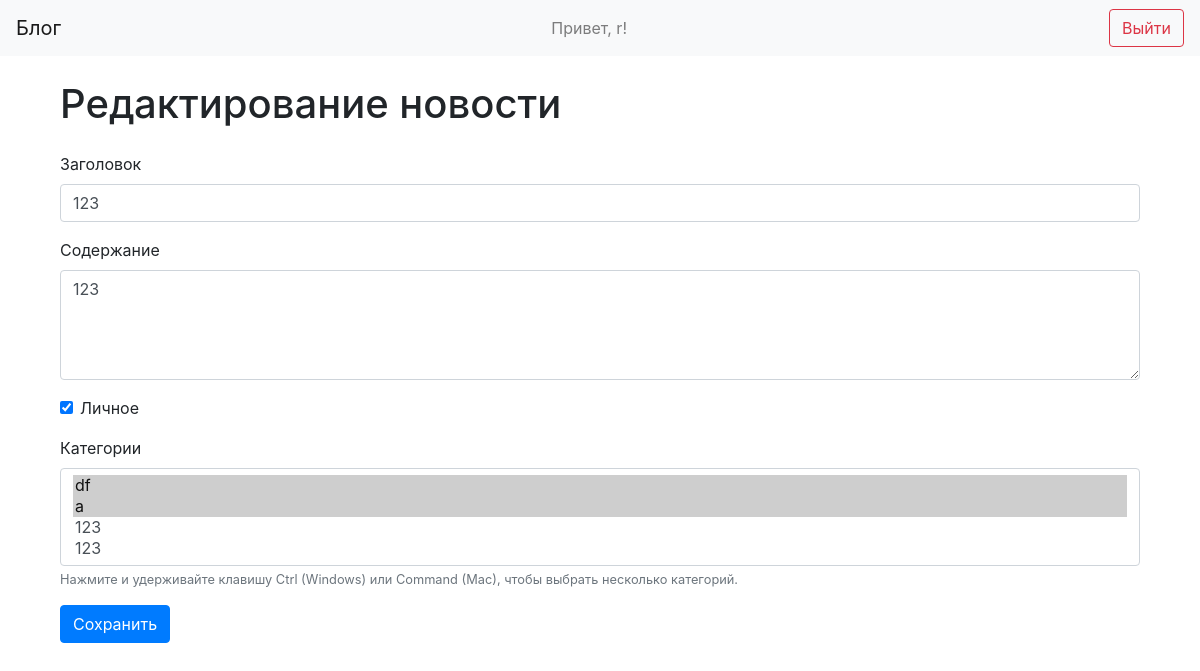
The page /news/7 (signed in) on the database as committed earlier.
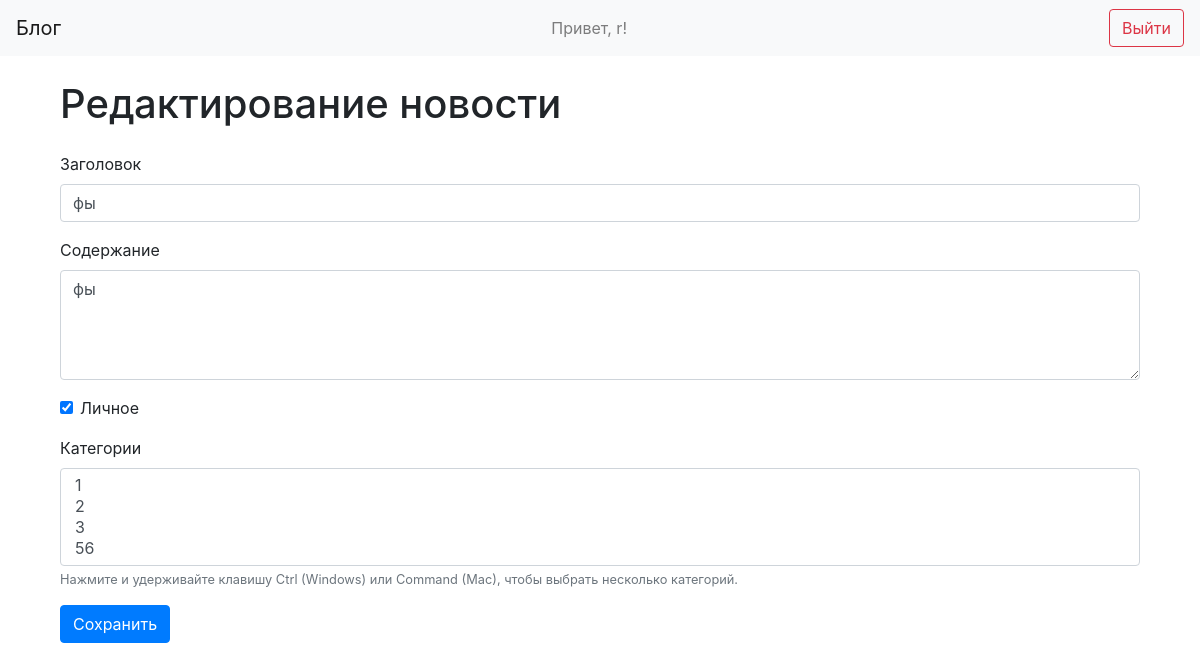
The same page on the database as committed later.
### data/news.py (models this page shows)
class News(SqlAlchemyBase):
    __tablename__ = 'news'
    id = sqlalchemy.Column(sqlalchemy.Integer, primary_key=True, autoincrement=True)
    title = sqlalchemy.Column(sqlalchemy.String, nullable=True)
    content = sqlalchemy.Column(sqlalchemy.String, nullable=True)
    created_date = sqlalchemy.Column(sqlalchemy.DateTime, default=datetime.datetime.now)
    is_private = sqlalchemy.Column(sqlalchemy.Boolean, default=True)
    user_id = sqlalchemy.Column(sqlalchemy.Integer, sqlalchemy.ForeignKey("users.id"))
    user = orm.relationship('User')
    categories = orm.relationship("Category", secondary="association", backref="news")

### main.py (the view, shortened to what this page needs)
@app.route('/news/<int:id>', methods=['GET', 'POST'])
@login_required
def edit_news(id):
    form = NewsForm()
    if request.method == "GET":
        db_sess = db_session.create_session()
        news = db_sess.query(News).filter(News.id == id, News.user_id == current_user.id).first()
        if news:
            form.title.data = news.title
            form.content.data = news.content
            form.is_private.data = news.is_private
            form.categories.data = [category.id for category in news.categories]
        else:
            abort(404)
    return render_template('news.html', title='Редактирование новости', form=form)

### forms/addNew.py
class NewsForm(FlaskForm):
    title = StringField('Заголовок', validators=[DataRequired()])
    content = TextAreaField('Содержание', validators=[DataRequired()])
    is_private = BooleanField('Личное')
    categories = SelectMultipleField('Категории', coerce=int, validators=[DataRequired()])
    submit = SubmitField('Применить')
    def __init__(self, *args, **kwargs):
        super().__init__(*args, **kwargs)
        db_sess = db_session.create_session()
        self.categories.choices = [(c.id, c.name) for c in db_sess.query(Category).all()]

### data/db_session.py (called while the page is built)
def create_session() -> Session: # нужна для получения сессии подключения к нашей базе данных
    global __factory
    return __factory()

### main.py (called while the page is built)
@login_manager.user_loader
def load_user(user_id):
    db_sess = db_session.create_session()
    return db_sess.query(User).get(user_id)

### templates/news.html (shortened to what this page needs)
{% extends "base.html" %}
{% block content %}
<div class="container">
    <h1 class="mb-4">{{ title }}</h1>
    <form method="post">
        <div class="form-group">
            {{ form.title.label(class="form-label") }}
            {{ form.title(class="form-control") }}
        </div>
        <div class="form-group">
            {{ form.content.label(class="form-label") }}
            {{ form.content(class="form-control", rows=4) }}
        </div>
        <div class="form-group form-check">
            {{ form.is_private(class="form-check-input") }}
            {{ form.is_private.label(class="form-check-label") }}
        </div>
        <div class="form-group">
            {{ form.categories.label(class="form-label") }}
            {{ form.categories(class="form-control", multiple=True) }}
            <small class="form-text text-muted">Нажмите и удерживайте клавишу Ctrl (Windows) или Command (Mac), чтобы выбрать несколько категорий.</small>
        </div>
        <button type="submit" class="btn btn-primary">Сохранить</button>
    </form>
</div>
{% endblock %}

Rows that differ between the two databases and show on the page:
changed News: title "123" → "фы"; content "123" → "фы"
Other text that changed with them:
form field categories: "df ☑ / a ☑ / 123 / 123" → "1 / 2 / 3 / 56"
